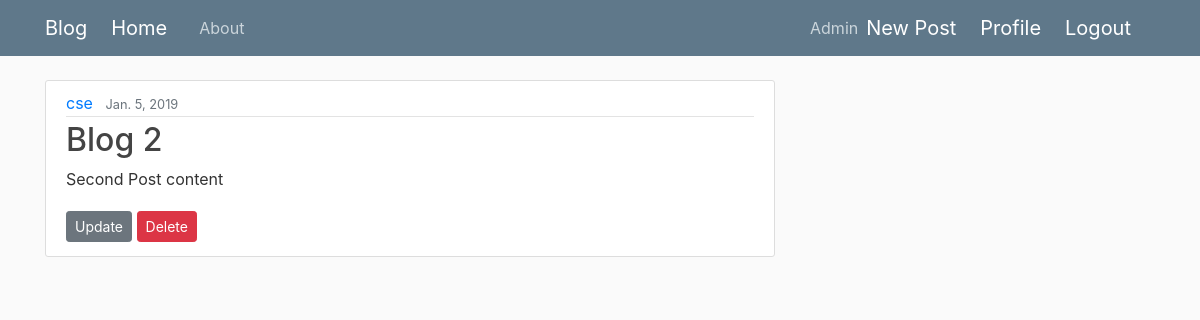
Page /post/2/ (signed in) on the committed database.
### blog/models.py (models this page shows, shortened)
class Post(models.Model):
    title = models.CharField(max_length=100)
    content = models.TextField()
    date_posted = models.DateField(default=timezone.now)
    author = models.ForeignKey(User, on_delete=models.CASCADE)

### blog/views.py (the view)
# urls.py: path('post/<int:pk>/',PostDetailView.as_view(),name='post-detail'),
class PostDetailView(DetailView):
    model = Post

### blog/templates/blog/post_detail.html
{% extends "blog/base.html" %}
{% block content %}
      <article class="media content-section">
            <div class="media-body">
               <div class="article-metadata">
                  <a class="mr-2" href="#">{{ object.author }}</a>
                  <small class="text-muted">{{ object.date_posted }}</small>
              </div>
               <h2><a class="article-title" href="#">{{ object.title }}</a></h2>
               <p class="article-content">{{ object.content }}</p>
               {% if object.author == user %}
                  <div>
                     <a class="btn btn-secondary btn-sm mt-1 mb-1" href="{% url 'post-update' object.id %}">Update</a>
                       <a class="btn btn-danger btn-sm mt-1 mb-1" href="{% url 'post-delete' object.id %}">Delete</a>
                  </div>
                {% endif %}
            </div>
     </article>
{% endblock content %}

### blog/static/blog/main.css (style rules this page uses)
body { background: #fafafa; color: #333333; margin-top: 5rem; }
h1, h2, h3, h4, h5, h6 { color: #444444; }
.content-section { background: #ffffff; padding: 10px 20px; border: 1px solid #dddddd; border-radius: 3px; margin-bottom: 20px; }
.article-title { color: #444444; }
.article-content { white-space: pre-line; }
.article-metadata { padding-bottom: 1px; margin-bottom: 4px; border-bottom: 1px solid #e3e3e3 }

### rows in the picture
Post: author "cse", date_posted "Jan. 5, 2019", title "Blog 2", content "Second Post content"
